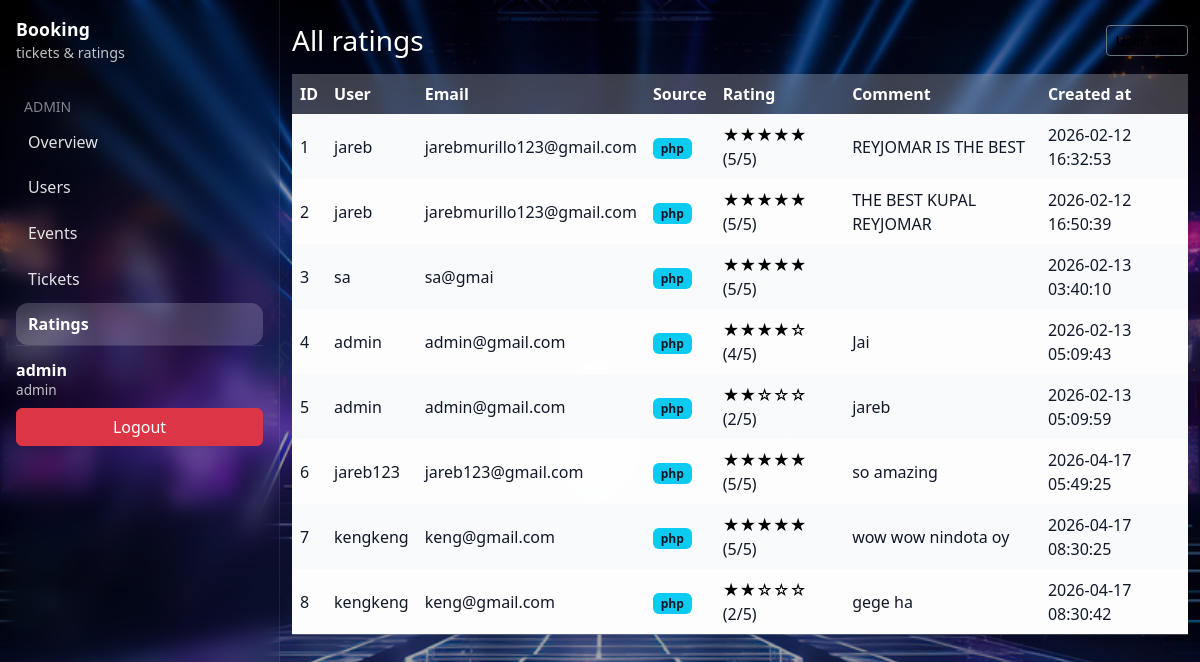
/admin_ratings.php (signed in), run on the app's committed database.
### tables this page shows
CREATE TABLE `ratings` (
  `id` int(11) NOT NULL,
  `user_id` int(11) DEFAULT NULL,
  `source` enum('php','java') DEFAULT 'php',
  `rating` tinyint(4) NOT NULL,
  `comment` varchar(255) DEFAULT NULL,
  `created_at` timestamp NOT NULL DEFAULT current_timestamp()
);

CREATE TABLE `users` (
  `id` int(11) NOT NULL,
  `username` varchar(50) NOT NULL,
  `email` varchar(100) NOT NULL,
  `password` varchar(255) NOT NULL,
  `role` varchar(20) DEFAULT 'user',
  `created_at` timestamp NOT NULL DEFAULT current_timestamp()
);

### admin_ratings.php (the view, shortened to what this page needs)
<?php
require 'db.php';
try {
    $stmt = $conn->query("
        SELECT r.id, r.user_id, r.source, r.rating, r.comment, r.created_at,
               u.username, u.email
        FROM ratings r
        LEFT JOIN users u ON r.user_id = u.id
        ORDER BY r.id ASC
    ");
    $ratings = $stmt->fetchAll(PDO::FETCH_ASSOC);
} catch (PDOException $e) {
    $error = "Error loading ratings: " . htmlspecialchars($e->getMessage());
    $ratings = [];
}
?>
<!DOCTYPE html>
<html lang="en">
<head>
    <link href="https://cdn.jsdelivr.net/npm/bootstrap@5.3.0/dist/css/bootstrap.min.css" rel="stylesheet">
    <link rel="stylesheet" href="theme.css">
</head>
<body class="booking-bg">
<div class="booking-layout">
    <?php require_once __DIR__ . '/partials/sidebar.php'; ?>
    <div class="booking-main">
        <div class="container py-4">
            <div class="d-flex justify-content-between align-items-center mb-3">
                <h3 class="mb-0 text-white" style="color: #ffffff !important;">All ratings</h3>
                <a href="dashboard.php" class="btn btn-outline-secondary btn-sm">User view</a>
            </div>
    <?php if (empty($ratings)): ?>
        <p>No ratings found.</p>
    <?php else: ?>
        <div class="table-responsive">
            <table class="table table-striped table-hover align-middle">
                <thead class="table-light">
                    <tr>
                        <th>ID</th>
                        <th>User</th>
                        <th>Email</th>
                        <th>Source</th>
                        <th>Rating</th>
                        <th>Comment</th>
                        <th>Created at</th>
                    </tr>
                </thead>
                <tbody>
                <?php foreach ($ratings as $r): ?>
                    <tr>
                        <td><?php echo (int)$r['id']; ?></td>
                        <td><?php echo htmlspecialchars($r['username'] ?? '—'); ?></td>
                        <td><?php echo htmlspecialchars($r['email'] ?? '—'); ?></td>
                        <td><span class="badge bg-info text-dark"><?php echo htmlspecialchars($r['source']); ?></span></td>
                        <td>
                            <?php
                            $stars = str_repeat("★", (int)$r["rating"]) . str_repeat("☆", 5 - (int)$r["rating"]);
                            ?>
                            <span class="text-warning"><?php echo $stars; ?></span>
                            (<?php echo (int)$r["rating"]; ?>/5)
                        </td>
                        <td><?php echo nl2br(htmlspecialchars($r['comment'] ?? "")); ?></td>
                        <td><?php echo htmlspecialchars($r['created_at']); ?></td>
                    </tr>
                <?php endforeach; ?>
                </tbody>
            </table>
        </div>
    <?php endif; ?>
        </div>
    </div>
</div>
</body>
</html>

### partials/sidebar.php (shortened to what this page needs)
<?php
$username = $_SESSION['username'] ?? 'User';
$role = $_SESSION['role'] ?? '';
$currentPage = basename($_SERVER['PHP_SELF'] ?? '');
$isAdmin = ($role === 'admin');
?>
<div class="offcanvas-lg offcanvas-start booking-sidebar" tabindex="-1" id="bookingSidebar" aria-labelledby="bookingSidebarLabel">
  <div class="offcanvas-body d-flex flex-column p-3">
    <div class="d-none d-lg-block mb-3">
      <a class="booking-sidebar__brand text-decoration-none" href="dashboard.php">Booking</a>
      <div class="booking-sidebar__subtitle">tickets &amp; ratings</div>
    </div>
    <ul class="nav nav-pills flex-column gap-1">
      <?php if ($isAdmin): ?>
        <li class="mt-3 small text-uppercase text-white-50 px-2">
          Admin
        </li>
        <li class="nav-item">
          <a class="nav-link <?php echo ($currentPage === 'admin_dashboard.php') ? 'active' : ''; ?>" href="admin_dashboard.php">
            Overview
          </a>
        </li>
        <li class="nav-item">
          <a class="nav-link <?php echo ($currentPage === 'admin_users.php') ? 'active' : ''; ?>" href="admin_users.php">
            Users
          </a>
        </li>
        <li class="nav-item">
          <a class="nav-link <?php echo ($currentPage === 'admin_events.php') ? 'active' : ''; ?>" href="admin_events.php">
            Events
          </a>
        </li>
        <li class="nav-item">
          <a class="nav-link <?php echo ($currentPage === 'admin_tickets.php') ? 'active' : ''; ?>" href="admin_tickets.php">
            Tickets
          </a>
        </li>
        <li class="nav-item">
          <a class="nav-link <?php echo ($currentPage === 'admin_ratings.php') ? 'active' : ''; ?>" href="admin_ratings.php">
            Ratings
          </a>
        </li>
      <?php endif; ?>
    </ul>
    <div class="mt-auto pt-3 booking-sidebar__footer">
      <div class="booking-sidebar__user">
        <div class="booking-sidebar__username"><?php echo htmlspecialchars($username); ?></div>
        <div class="booking-sidebar__role"><?php echo htmlspecialchars($role ?: 'user'); ?></div>
      </div>
      <a href="logout.php" class="btn btn-danger w-100 mt-2">Logout</a>
    </div>
  </div>
</div>

### theme.css (style rules this page uses)
.booking-bg { background-color:#5a7ab8; background-image:linear-gradient(rgba(0,0,0,.35),rgba(0,0,0,.35)),url('concert.png'); background-size:cover; background-position:center; background-attachment:fixed; font-family:system-ui,-apple-system,BlinkMacSystemFont,"Segoe UI",sans-serif; color:#fff; }
.booking-bg .container { position:relative; z-index:1; }
.booking-bg .container h1, .booking-bg .container h2, .booking-bg .container h3, .booking-bg .container h4, .booking-bg .container h5, .booking-bg .container h6 { color:#fff !important; }
.booking-bg .text-white { color:#fff !important; }
.booking-bg, .booking-bg h1, .booking-bg h2, .booking-bg h3, .booking-bg h4, .booking-bg h5, .booking-bg h6, .booking-bg .offcanvas-title { color:#fff !important; }
.booking-bg .container > * > h1, .booking-bg .container > * > h2, .booking-bg .container > * > h3, .booking-bg .container > * > h4, .booking-bg .container > * > h5, .booking-bg .container > * > h6 { color:#fff !important; }
.booking-bg a:not(.btn):not(.nav-link):not(.alert-link) { color:#fff; }
.booking-bg .table-responsive .table, .booking-bg .table { background: rgba(255, 255, 255, 0.1) !important; color: #fff !important; backdrop-filter: blur(10px); --bs-table-color: #111827 !important; --bs-table-bg: rgba(255, 255, 255, 0.92) !important; --bs-table-striped-color: #111827 !important; --bs-table-striped-bg: rgba(248, 250, 252, 0.95) !important; --bs-table-active-color: #111827 !important; --bs-table-active-bg: rgba(241, 245, 249, 0.96) !important; --bs-table-hover-color: #111827 !important; --bs-table-hover-bg: rgba(241, 245, 249, 0.98) !important; }
.booking-bg .table th, .booking-bg .table td { color: #fff !important; border-color: rgba(255, 255, 255, 0.15); }
.booking-bg .table thead th { background: rgba(255, 255, 255, 0.15) !important; color: #fff !important; --bs-table-bg: rgba(255, 255, 255, 0.15) !important; --bs-table-color: #ffffff !important; }
.booking-bg .table tbody tr { background-color: rgba(255, 255, 255, 0.9) !important; }
.booking-bg .table-striped > tbody > tr:nth-of-type(odd) > * { background-color: rgba(248, 250, 252, 0.95) !important; }
.booking-bg .table-striped > tbody > tr:nth-of-type(even) > * { background-color: rgba(255, 255, 255, 0.92) !important; }
.booking-bg .table tbody td, .booking-bg .table tbody th, .booking-bg .table tbody td *, .booking-bg .table tbody th * { color: #1f2937 !important; }
.booking-bg .card .table tbody td, .booking-bg .card .table tbody th, .booking-bg .card .table tbody td *, .booking-bg .card .table tbody th *, .booking-bg .table.table-striped tbody td, .booking-bg .table.table-striped tbody th, .booking-bg .table.table-hover tbody td, .booking-bg .table.table-hover tbody th { color: #111827 !important; }
.booking-bg .booking-main, .booking-bg .booking-main h1, .booking-bg .booking-main h2, .booking-bg .booking-main h3, .booking-bg .booking-main h4, .booking-bg .booking-main h5, .booking-bg .booking-main h6, .booking-bg .booking-main p, .booking-bg .booking-main span, .booking-bg .booking-main small, .booking-bg .booking-main div, .booking-bg .booking-main td, .booking-bg .booking-main th, .booking-bg .booking-main li, .booking-bg .booking-main label { color: #000 !important; }
.booking-bg .booking-main .btn, .booking-bg .booking-main .badge, .booking-bg .booking-main .alert, .booking-bg .booking-main .nav-link { color: inherit !important; }

### data on the page
ratings: id "1", user.username "jareb", user.email "jarebmurillo123@gmail.com", source "php", rating "★★★★★", rating "5", comment "REYJOMAR IS THE BEST", created_at "2026-02-12 16:32:53"
ratings: id "2", user.username "jareb", user.email "jarebmurillo123@gmail.com", source "php", rating "★★★★★", rating "5", comment "THE BEST KUPAL REYJOMAR", created_at "2026-02-12 16:50:39"
ratings: id "3", user.username "sa", user.email "sa@gmai", source "php", rating "★★★★★", rating "5", created_at "2026-02-13 03:40:10"
ratings: id "4", user.username "admin", user.email "admin@gmail.com", source "php", rating "★★★★☆", rating "4", comment "Jai", created_at "2026-02-13 05:09:43"
ratings: id "5", user.username "admin", user.email "admin@gmail.com", source "php", rating "★★☆☆☆", rating "2", comment "jareb", created_at "2026-02-13 05:09:59"
ratings: id "6", user.username "jareb123", user.email "jareb123@gmail.com", source "php", rating "★★★★★", rating "5", comment "so amazing", created_at "2026-04-17 05:49:25"
ratings: id "7", user.username "kengkeng", user.email "keng@gmail.com", source "php", rating "★★★★★", rating "5", comment "wow wow nindota oy", created_at "2026-04-17 08:30:25"
ratings: id "8", user.username "kengkeng", user.email "keng@gmail.com", source "php", rating "★★☆☆☆", rating "2", comment "gege ha", created_at "2026-04-17 08:30:42"

### other printed values
$username "admin"
$role ?: 'user' "admin"
